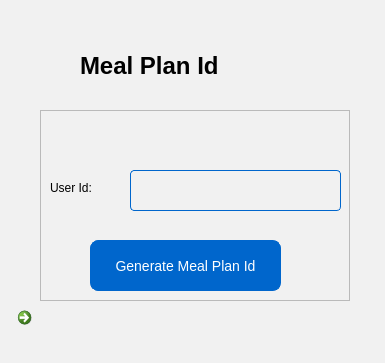
<?xml version="1.0" encoding="UTF-8"?>
<ui version="4.0">
 <class>gen_id</class>
 <widget class="QDialog" name="gen_id">
  <property name="geometry">
   <rect>
    <x>0</x>
    <y>0</y>
    <width>385</width>
    <height>363</height>
   </rect>
  </property>
  <property name="windowTitle">
   <string>Meal Plan Id</string>
  </property>
  <property name="styleSheet">
   <string notr="true">background-color: rgb(241, 241, 241);
</string>
  </property>
  <widget class="QLabel" name="label_3">
   <property name="geometry">
    <rect>
     <x>240</x>
     <y>50</y>
     <width>51</width>
     <height>41</height>
    </rect>
   </property>
   <property name="text">
    <string/>
   </property>
   <property name="pixmap">
    <pixmap resource="img.qrc">:/images/driver-license.png</pixmap>
   </property>
   <property name="scaledContents">
    <bool>true</bool>
   </property>
  </widget>
  <widget class="QLabel" name="label_4">
   <property name="geometry">
    <rect>
     <x>80</x>
     <y>30</y>
     <width>281</width>
     <height>71</height>
    </rect>
   </property>
   <property name="styleSheet">
    <string notr="true">QLabel{
    font-weight: bold;
    /*text-transform: uppercase;*/
    font-size: 24px;

}</string>
   </property>
   <property name="text">
    <string>Meal Plan Id</string>
   </property>
  </widget>
  <widget class="QFrame" name="frame_2">
   <property name="geometry">
    <rect>
     <x>40</x>
     <y>110</y>
     <width>310</width>
     <height>191</height>
    </rect>
   </property>
   <property name="styleSheet">
    <string notr="true">QFrame:hover {
    border: 1px solid #005599;
}

QFrame:focus {
    border: 1px solid #004080;
}</string>
   </property>
   <property name="frameShape">
    <enum>QFrame::StyledPanel</enum>
   </property>
   <property name="frameShadow">
    <enum>QFrame::Raised</enum>
   </property>
   <widget class="QLineEdit" name="userId">
    <property name="geometry">
     <rect>
      <x>90</x>
      <y>60</y>
      <width>211</width>
      <height>41</height>
     </rect>
    </property>
    <property name="styleSheet">
     <string notr="true">QLineEdit {
    border: 1px solid #0066CC;
    border-radius: 4px;
    padding: 2px 4px;
    font-size: 12px;
    font-family: 'Arial';
}

QLineEdit:hover {
    border: 1px solid #005599;
}

QLineEdit:focus {
    border: 1px solid #004080;
}
</string>
    </property>
   </widget>
   <widget class="QPushButton" name="genId">
    <property name="geometry">
     <rect>
      <x>50</x>
      <y>130</y>
      <width>191</width>
      <height>51</height>
     </rect>
    </property>
    <property name="styleSheet">
     <string notr="true">QPushButton {
    background-color: #0066CC;
    color: white;
    border: 1px solid #0066CC;
    border-radius: 8px;
    font-size: 14px;
    font-family: 'Arial';
}

QPushButton:hover {
    background-color: #005599;
}

QPushButton:pressed {
    background-color: #004080;
    border: 1px solid #004080;
}</string>
    </property>
    <property name="text">
     <string>Generate Meal Plan Id</string>
    </property>
   </widget>
   <widget class="QLabel" name="label">
    <property name="geometry">
     <rect>
      <x>10</x>
      <y>70</y>
      <width>49</width>
      <height>16</height>
     </rect>
    </property>
    <property name="text">
     <string>User Id:</string>
    </property>
   </widget>
  </widget>
  <widget class="QCommandLinkButton" name="backButton">
   <property name="geometry">
    <rect>
     <x>10</x>
     <y>300</y>
     <width>51</width>
     <height>53</height>
    </rect>
   </property>
   <property name="text">
    <string/>
   </property>
   <property name="icon">
    <iconset resource="img.qrc">
     <normaloff>:/images/left.png</normaloff>:/images/left.png</iconset>
   </property>
   <property name="iconSize">
    <size>
     <width>30</width>
     <height>30</height>
    </size>
   </property>
  </widget>
  <zorder>label_4</zorder>
  <zorder>frame_2</zorder>
  <zorder>label_3</zorder>
  <zorder>backButton</zorder>
 </widget>
 <resources>
  <include location="img.qrc"/>
 </resources>
 <connections/>
</ui>
